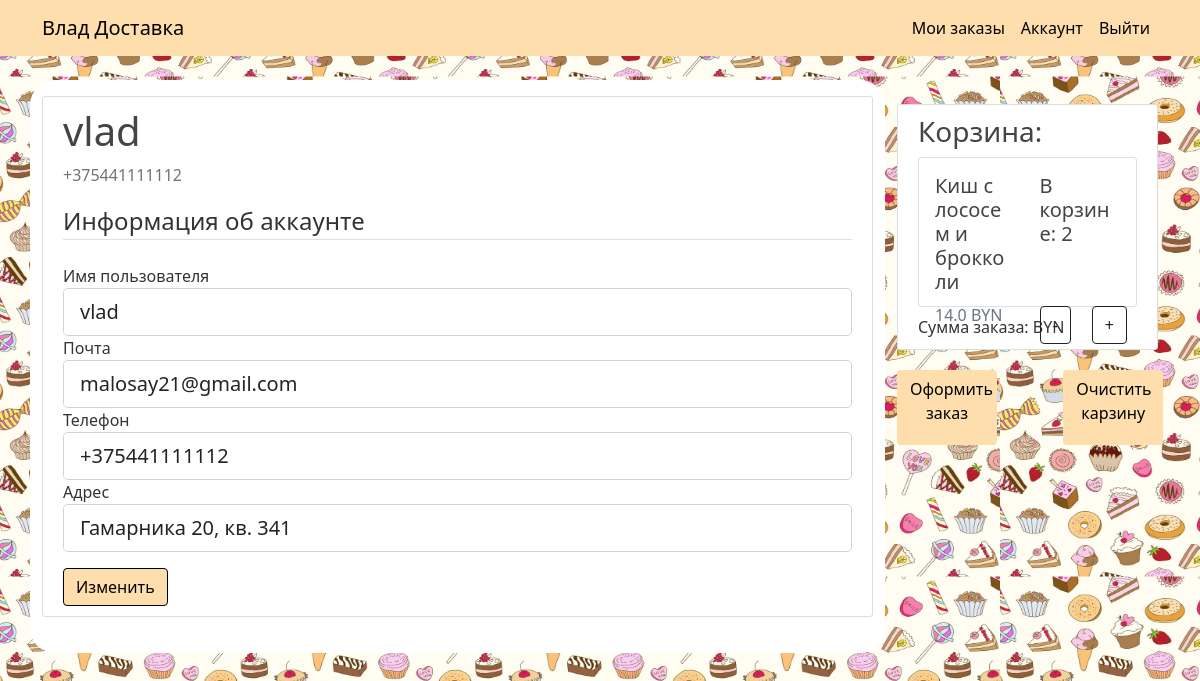
Screenshot of /account (signed in) with the database file from the repository.
### bd_project/models.py (models this page shows, shortened)
class BaseModel(Model):
    id = PrimaryKeyField(unique=True)
    class Meta:
        database = db
        order_by = 'id'

class User(BaseModel, UserMixin):
    username = CharField(max_length=20, unique=True, null=False)
    email = CharField(max_length=20, unique=True, null=False)
    phone = CharField(max_length=15, unique=True, null=False)
    address = CharField(max_length=20, null=False)
    password = CharField(max_length=60, null=False)
    class Meta:
        db_table = 'Users'

### bd_project/users/routes.py (the view)
@users.route('/account', methods=['GET', 'POST'])
@login_required
def account():
    order_products_by_current_user = UserHelper.current_user_ordered_products()
    form = UpdateAccountForm()
    if form.validate_on_submit():
        updated_user = User.get_by_id(current_user.id)
        updated_user.username = form.username.data
        updated_user.email = form.email.data
        updated_user.phone = form.phone.data
        updated_user.address = form.address.data
        updated_user.save()
        flash('Данные об аккаунте были обновленны!', 'success')
        return redirect(url_for('users.account'))
    elif request.method == 'GET':
        form.username.data = current_user.username
        form.email.data = current_user.email
        form.phone.data = current_user.phone
        form.address.data = current_user.address
    return render_template('account.html', title='Account', form=form, order_products=order_products_by_current_user)

### bd_project/users/forms.py (shortened to what this page needs)
class UpdateAccountForm(FlaskForm):
    username = StringField('Имя пользователя',
                           validators=[DataRequired(), Length(min=2, max=20)])
    email = StringField('Почта',
                        validators=[DataRequired(), Email()])
    phone = StringField('Телефон',
                        validators=[DataRequired()])
    address = StringField('Адрес',
                          validators=[DataRequired()])
    submit = SubmitField('Изменить')

### bd_project/classes.py (called while the page is built)
    @staticmethod
    def current_user_ordered_products():
        order_products_by_current_user = None
        if current_user.is_authenticated:
            with open('ordered_products.json', 'r') as f:
                order_products_by_users = json.load(f)
                order_products_by_current_user = order_products_by_users.get(f'{current_user.id}')
        return order_products_by_current_user

### bd_project/models.py (called while the page is built)
@login_manager.user_loader
def load_user(user_id):
    return User.get_by_id(int(user_id))

### bd_project/templates/account.html (shortened to what this page needs)
{% extends "layout.html" %}
{% block content %}
<div class="content-section" xmlns="http://www.w3.org/1999/html">
    <div class="media d-flex">
        <div class="media-body">
            <h2 class="account-heading">{{ current_user.username }}</h2>
            <p class="text-secondary">{{ current_user.phone }}</p>
        </div>
    </div>
    <form method="post" action="">
        <fieldset class="form-group">
            <legend class="border-bottom mb-4">Информация об аккаунте</legend>
            <div class="form-group">
                {{ form.username.label(class="form-control-label") }}
                {% if form.username.errors %}
                {{ form.username(class="form-control form-control-lg is-invalid") }}
                <div class="invalid-feedback">
                    {% for error in form.username.errors %}
                    <span>{{ error }}</span>
                    {% endfor %}
                </div>
                {% else %}
                {{ form.username(class="form-control form-control-lg") }}
                {% endif %}
            </div>
            <div class="form-group">
                {{ form.email.label(class="form-control-label") }}
                {% if form.email.errors %}
                {{ form.email(class="form-control form-control-lg is-invalid") }}
                <div class="invalid-feedback">
                    {% for error in form.email.errors %}
                    <span>{{ error }}</span>
                    {% endfor %}
                </div>
                {% else %}
                {{ form.email(class="form-control form-control-lg") }}
                {% endif %}
            </div>
            <div class="form-group">
                {{ form.phone.label(class="form-control-label") }}
                {% if form.phone.errors %}
                {{ form.phone(class="form-control form-control-lg is-invalid") }}
                <div class="invalid-feedback">
                    {% for error in form.phone.errors %}
                    <span>{{ error }}</span>
                    {% endfor %}
                </div>
                {% else %}
                {{ form.phone(class="form-control form-control-lg") }}
                {% endif %}
            </div>
            <div class="form-group">
                {{ form.address.label(class="form-control-label") }}
                {% if form.address.errors %}
                {{ form.address(class="form-control form-control-lg is-invalid") }}
                <div class="invalid-feedback">
                    {% for error in form.address.errors %}
                    <span>{{ error }}</span>
                    {% endfor %}
                </div>
                {% else %}
                {{ form.address(class="form-control form-control-lg") }}
                {% endif %}
            </div>
        </fieldset>
        <div class="form-group pt-3">
            {{ form.submit(class="btn btn-outline-info") }}
        </div>
    </form>
</div>
{% endblock content %}

### bd_project/static/main.css (style rules this page uses)
body { background: #fafafa; color: #333333; margin-top: 5rem; }
h1, h2, h3, h4, h5, h6 { color: #444444; }
.content-section { background: #ffffff; padding: 10px 20px; border: 1px solid #dddddd; border-radius: 3px; margin-bottom: 20px; }
.account-heading { font-size: 2.5rem; }
.btn-outline-info { background: #FFDEAD; color: black; border: 1px solid black; }
body { background-image: url("../static/background.png"); background-position: left, right; background-repeat: repeat; background-size: 1000px 500px; }

### rows the page displays
User: username "vlad", phone "+375441111112", email "malosay21@gmail.com", address "Гамарника 20, кв. 341"

### other values shown
{{ product.get("product") }} "Киш с лососем и брокколи"
{{ product.get('amount') }} "2"
